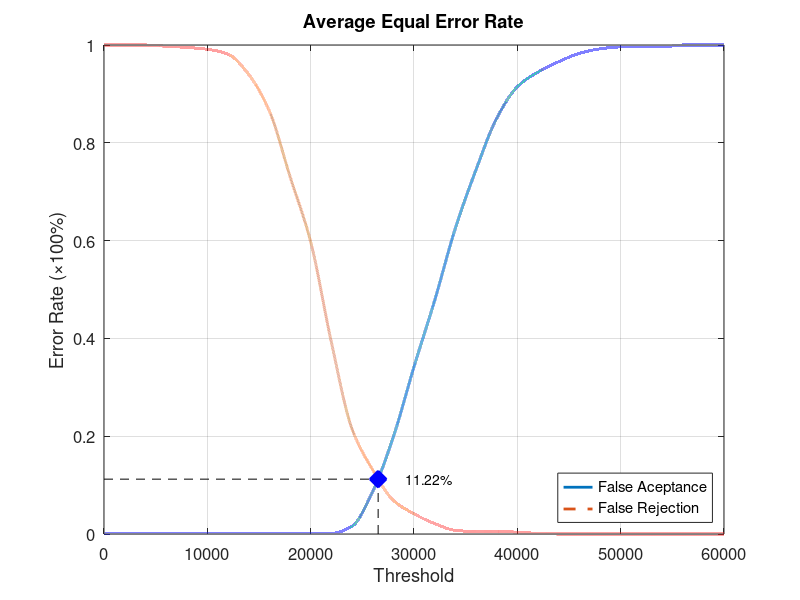
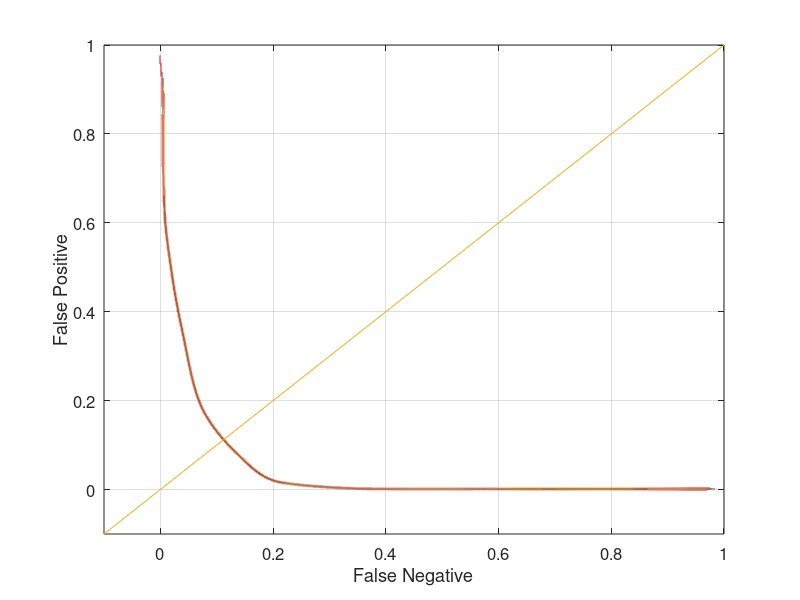

These figures' MATLAB source, in order:
function yEER = Experiment1Average
close all;
clear;
clc;
x = 0:2000:60000;
xq = 0:0.5:60000;

y0 = [0 0.00131579 0.00131579 0.00131579 0.00131579 0.00131579 0.00131579 0.00131579 0.00131579 0.00131579 0.00131579 0.00131579 0.0157895 0.0868421 0.198684 0.342105 0.477632 0.625 0.744737 0.85 0.914474 0.944737 0.965789 0.982895 0.992105 0.996053 0.996053 0.996053 1 1 1];
yy0 = interp1(x, y0, xq, 'pchip');
y1 = [1 1 1 0.9975 0.995 0.99125 0.98125 0.94 0.865 0.73125 0.5975 0.3925 0.215 0.13125 0.06875 0.04125 0.02125 0.0075 0.005 0.005 0.00375 0.00125 0 0 0 0 0 0 0 0 0];
yy1 = interp1(x, y1, xq, 'pchip');

% Calculating EER: 
y2 = abs(y0 - y1);
find(y2 == min(y2))
yy2 = abs(yy0 - yy1);
xEER = find(yy2 == min(yy2));
xEERIndex = xq(xEER) % X-axis EER
yEER = yy0(xEER) % Y-axis EER

main = figure
plot(xq, yy0,'-','LineWidth', 2);	hold on
plot(xq, yy1,'--','LineWidth', 2);	hold on
plot([xEERIndex xEERIndex], [0 yEER], 'k--');	hold on
plot([0 xEERIndex], [yEER yEER], 'k--');	hold on
plot(xEERIndex, yEER, 'bx', 'LineWidth', 10);	hold on
text(xEERIndex + 10 * xEERIndex / 100, yEER, [num2str(round((10000 * yEER)) / 100) '%'])
legend('False Aceptance', 'False Rejection', 'Location', 'SouthEast')
xlabel('Threshold')
ylabel('Error Rate (\times100%)')
title('Average Equal Error Rate')
set(gca, 'FontSize', 12)
axis([0 60000 0 1])
grid on

print(main, 'Experiment1AverageMain', '-dpng');
FNRxFPR = figure('Color', [1 1 1]);
plot(yy1, yy0, '-', yy1, yy0, 'LineWidth', 2);
hold on
y = -0.1:0.1:1
plot(y, y); 
set(gca, 'FontSize', 12)
xlabel('False Negative')
ylabel('False Positive')
axis([-0.1 1 -0.1 1])
set(gca, 'FontSize', 12)
grid on

print(FNRxFPR, 'Experiment1AverageFNRxFPR','-dpng');
end
